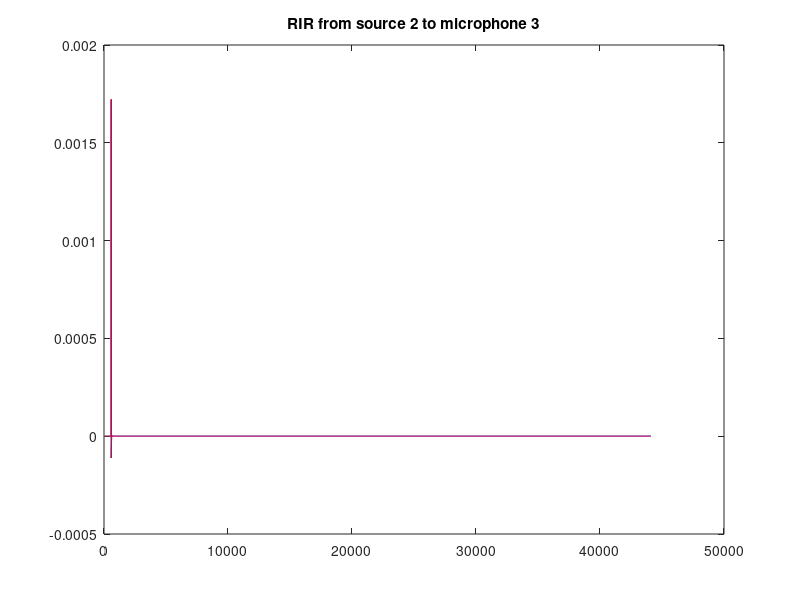

MATLAB code to generate this figure:
clear;

load('Computed_RIRs.mat');






figure;
RIR = RIR_sources(:,1);
plot(RIR, 'b');
hold on
plot(RIR_sources(:,2),'r');
title('RIR from source 2 to microphone 3');